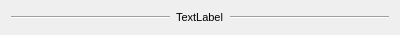
<?xml version="1.0" encoding="UTF-8"?>
<ui version="4.0">
 <class>PostSeparatorWidget</class>
 <widget class="QWidget" name="PostSeparatorWidget">
  <property name="geometry">
   <rect>
    <x>0</x>
    <y>0</y>
    <width>400</width>
    <height>32</height>
   </rect>
  </property>
  <property name="windowTitle">
   <string>Form</string>
  </property>
  <layout class="QHBoxLayout" name="horizontalLayout">
   <item>
    <widget class="Line" name="line">
     <property name="orientation">
      <enum>Qt::Horizontal</enum>
     </property>
    </widget>
   </item>
   <item>
    <widget class="QLabel" name="label">
     <property name="sizePolicy">
      <sizepolicy hsizetype="Fixed" vsizetype="Preferred">
       <horstretch>0</horstretch>
       <verstretch>0</verstretch>
      </sizepolicy>
     </property>
     <property name="font">
      <font>
       <pointsize>8</pointsize>
      </font>
     </property>
     <property name="frameShape">
      <enum>QFrame::NoFrame</enum>
     </property>
     <property name="lineWidth">
      <number>0</number>
     </property>
     <property name="text">
      <string>TextLabel</string>
     </property>
    </widget>
   </item>
   <item>
    <widget class="Line" name="line_2">
     <property name="orientation">
      <enum>Qt::Horizontal</enum>
     </property>
    </widget>
   </item>
  </layout>
 </widget>
 <resources/>
 <connections/>
</ui>
